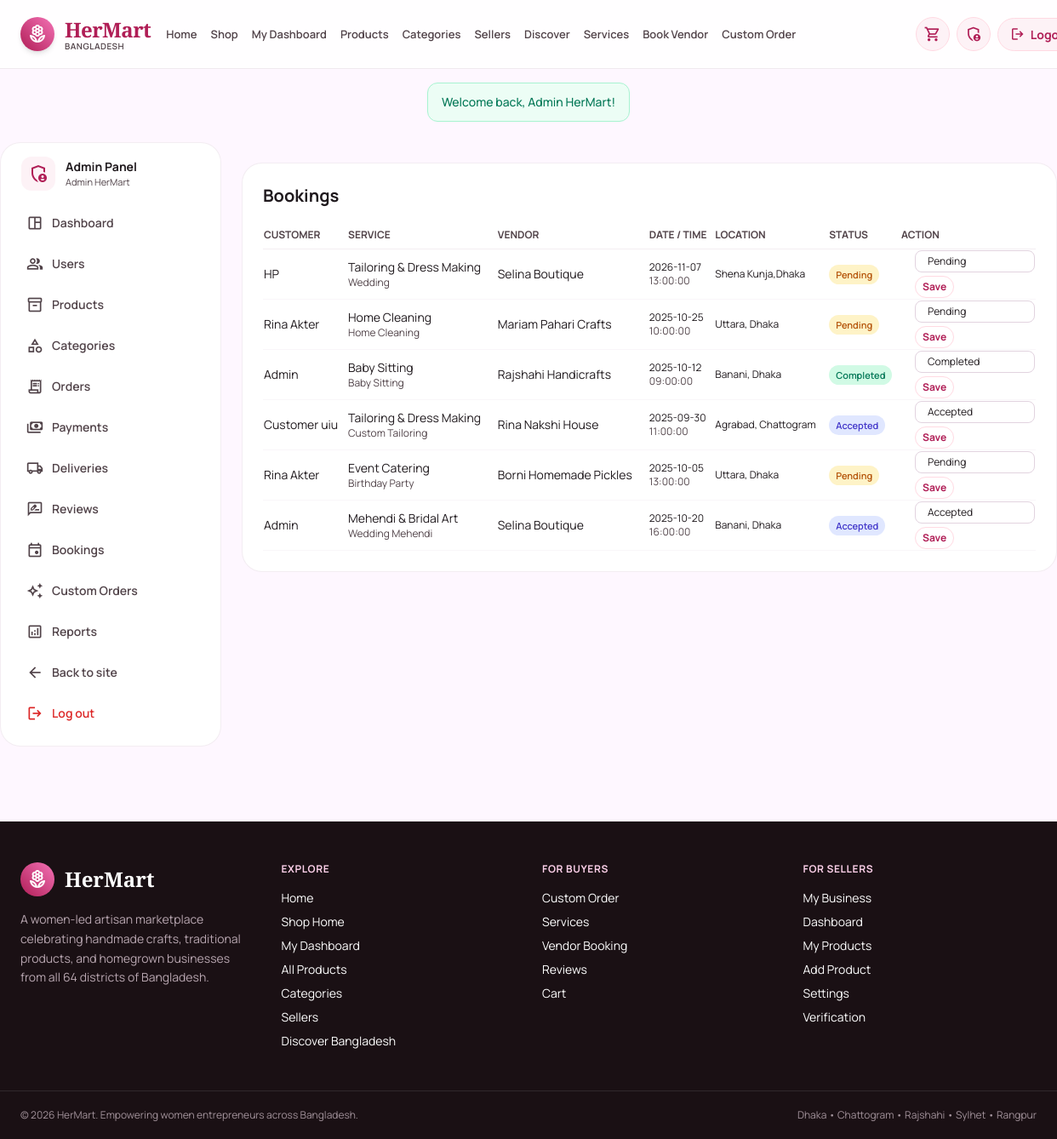
Page /admin/bookings.php (signed in) on the committed database.
### tables this page shows
CREATE TABLE `bookings` (
  `id` int(11) NOT NULL,
  `customer_id` int(11) DEFAULT NULL,
  `vendor_id` int(11) DEFAULT NULL,
  `service_id` int(11) DEFAULT NULL,
  `service_name` varchar(150) DEFAULT NULL,
  `event_type` varchar(120) DEFAULT NULL,
  `booking_date` date DEFAULT NULL,
  `booking_time` time DEFAULT NULL,
  `location` varchar(255) DEFAULT NULL,
  `notes` text DEFAULT NULL,
  `status` enum('pending','accepted','rejected','completed','cancelled') NOT NULL DEFAULT 'pending',
  `created_at` timestamp NOT NULL DEFAULT current_timestamp(),
  `updated_at` timestamp NOT NULL DEFAULT current_timestamp() ON UPDATE current_timestamp()
);

CREATE TABLE `users` (
  `id` int(11) NOT NULL,
  `name` varchar(120) NOT NULL,
  `email` varchar(150) NOT NULL,
  `phone` varchar(30) DEFAULT NULL,
  `password_hash` varchar(255) NOT NULL,
  `role` enum('customer','seller','admin') NOT NULL DEFAULT 'customer',
  `status` enum('active','inactive','suspended') NOT NULL DEFAULT 'active',
  `address` varchar(255) DEFAULT NULL,
  `profile_image` varchar(255) DEFAULT NULL,
  `created_at` timestamp NOT NULL DEFAULT current_timestamp(),
  `updated_at` timestamp NOT NULL DEFAULT current_timestamp() ON UPDATE current_timestamp()
);

CREATE TABLE `services` (
  `id` int(11) NOT NULL,
  `name` varchar(150) NOT NULL,
  `category` varchar(80) DEFAULT NULL,
  `base_price` decimal(10,2) NOT NULL DEFAULT 0.00,
  `description` text DEFAULT NULL,
  `status` enum('active','inactive') NOT NULL DEFAULT 'active',
  `created_at` timestamp NOT NULL DEFAULT current_timestamp()
);

CREATE TABLE `businesses` (
  `id` int(11) NOT NULL,
  `owner_id` int(11) DEFAULT NULL,
  `shop_name` varchar(150) NOT NULL,
  `description` text DEFAULT NULL,
  `category_id` int(11) DEFAULT NULL,
  `location_id` int(11) DEFAULT NULL,
  `division` varchar(60) DEFAULT NULL,
  `district` varchar(80) DEFAULT NULL,
  `upazila` varchar(80) DEFAULT NULL,
  `address` varchar(255) DEFAULT NULL,
  `phone` varchar(30) DEFAULT NULL,
  `facebook` varchar(255) DEFAULT NULL,
  `online_shop` varchar(255) DEFAULT NULL,
  `profile_image` varchar(255) DEFAULT NULL,
  `cover_image` varchar(255) DEFAULT NULL,
  `rating` decimal(3,2) NOT NULL DEFAULT 0.00,
  `verified` tinyint(1) NOT NULL DEFAULT 0,
  `status` enum('active','inactive','suspended') NOT NULL DEFAULT 'active',
  `created_at` timestamp NOT NULL DEFAULT current_timestamp(),
  `updated_at` timestamp NOT NULL DEFAULT current_timestamp() ON UPDATE current_timestamp()
);

### includes/db.php (called while the page is built, shortened)
<?php
$host = DB_HOST;
$user = DB_USER;
$pass = DB_PASS;
$db   = DB_NAME;
$port = DB_PORT;
$conn = @new mysqli($host, $user, $pass, $db, $port);
$db_ready = !$conn->connect_error;
function db_select($sql, $types = '', $params = []) {
    global $conn, $db_ready;
    $stmt = $conn->prepare($sql);
    if (!$stmt->execute()) {
        error_log('[HerMart] db_select execute failed: ' . $stmt->error . ' | SQL: ' . $sql);
        $stmt->close();
        return [];
    }
    $res = $stmt->get_result();
    $rows = $res ? $res->fetch_all(MYSQLI_ASSOC) : [];
    return $rows;
}
function h($str) {
    return htmlspecialchars((string)$str, ENT_QUOTES, 'UTF-8');
}

### includes/functions.php (called while the page is built, shortened)
<?php
require_once __DIR__ . '/db.php';
function status_pill_class($status, $type = 'order') {
    if ($type === 'booking') {
        return match($status) {
            'pending'   => 'bg-amber-100 text-amber-700',
            'accepted'  => 'bg-indigo-100 text-indigo-700',
            'rejected'  => 'bg-red-100 text-red-700',
            'completed' => 'bg-emerald-100 text-emerald-700',
            'cancelled' => 'bg-red-100 text-red-700',
            default     => 'bg-gray-100 text-gray-700',
        };
    }
    return 'bg-gray-100 text-gray-700';
}
function format_status_label($status) {
    return h(ucwords(str_replace('_', ' ', (string)$status)));
}
    ?>

### admin/bookings.php (the view, shortened to what this page needs)
<?php
$rows = db_select(
    "SELECT b.*, sv.name AS service_name, u.name AS customer_name, biz.shop_name AS vendor_name
     FROM bookings b
     LEFT JOIN services   sv  ON sv.id  = b.service_id
     LEFT JOIN users      u   ON u.id   = b.customer_id
     LEFT JOIN businesses biz ON biz.id = b.vendor_id
     ORDER BY b.id DESC LIMIT 100"
);
include __DIR__ . '/../includes/header.php';
include __DIR__ . '/_layout_top.php';
?>
<section class="hm-container py-6">
  <div class="bg-white rounded-3xl border border-outline/40 p-6">
    <h2 class="font-bold text-xl mb-4">Bookings</h2>
    <?php if (empty($rows)): ?>
      <p class="text-sm text-on-surface-variant py-8 text-center">No bookings yet.</p>
    <?php else: ?>
      <table class="w-full text-sm">
        <thead class="text-left text-xs uppercase text-on-surface-variant border-b border-outline/40">
          <tr>
            <th class="py-2">Customer</th>
            <th>Service</th>
            <th>Vendor</th>
            <th>Date / Time</th>
            <th>Location</th>
            <th>Status</th>
            <th>Action</th>
          </tr>
        </thead>
        <tbody>
          <?php foreach ($rows as $r): ?>
            <tr class="border-b border-outline/20">
              <td class="py-2"><?= h($r['customer_name']) ?></td>
              <td><?= h($r['service_name'] ?: $r['service_name'] ?? '—') ?><div class="text-xs text-on-surface-variant"><?= h($r['event_type']) ?></div></td>
              <td><?= h($r['vendor_name']) ?></td>
              <td class="text-xs"><?= h($r['booking_date']) ?><div class="text-on-surface-variant"><?= h($r['booking_time']) ?></div></td>
              <td class="text-xs"><?= h($r['location']) ?></td>
              <td><span class="px-2 py-1 rounded-full text-[11px] font-semibold <?= status_pill_class($r['status'], 'booking') ?>"><?= format_status_label($r['status']) ?></span></td>
              <td>
                <div class="admin-actions">
                  <form method="post">
                    <select name="status" class="hm-input text-xs py-1">
                      <?php foreach (['pending','accepted','rejected','completed','cancelled'] as $s): ?>
                        <option value="<?= $s ?>" <?= $r['status'] === $s ? 'selected' : '' ?>><?= ucfirst($s) ?></option>
                      <?php endforeach; ?>
                    </select>
                    <button class="hm-btn hm-btn-outline py-1 px-2 text-xs mt-1">Save</button>
                  </form>
                </div>
              </td>
            </tr>
          <?php endforeach; ?>
        </tbody>
      </table>
    <?php endif; ?>
  </div>
</section>
<?php
include __DIR__ . '/_layout_bottom.php';
include __DIR__ . '/../includes/footer.php';
?>

### assets/css/style.css (style rules this page uses)
html { scroll-behavior: smooth; }
body { -webkit-font-smoothing: antialiased; -moz-osx-font-smoothing: grayscale; font-family: 'Manrope', sans-serif; color: #201a1e; background: #fef7ff; }
button, .hm-btn { border-radius: 9999px; font-family: inherit; }
.hm-btn { display: inline-flex; align-items: center; justify-content: center; gap: 8px; padding: 11px 22px; border-radius: 9999px; font-weight: 700; font-size: 14px; border: 1px solid transparent; cursor: pointer; text-decoration: none; transition: all 0.15s ease; white-space: nowrap; line-height: 1.2; }
.admin-actions { display:flex; flex-direction:column; gap:0.5rem; align-items:flex-end; }
.admin-actions form { display:block; margin:0; }
.admin-actions .hm-btn, .admin-actions button, .admin-actions .hm-select { width:auto; }
.hm-btn-outline { background: transparent; color: #b01e56; border-color: #ffd9e2; }
.hm-input, .hm-select, .hm-textarea { width: 100%; padding: 11px 14px; border-radius: 0.5rem; border: 1px solid #e2d3df; background: #fff; color: #201a1e; font-size: 14px; font-family: inherit; transition: all 0.15s ease; }

### admin/_layout_top.php (style rules this page uses)
.admin-actions { display:flex; flex-direction:column; gap:0.5rem; align-items:flex-end; }
.admin-actions form { display:block; margin:0; }
.admin-actions .hm-btn, .admin-actions button, .admin-actions .hm-select { width:auto; }
@media (min-width:1024px) { .admin-actions { align-items:flex-end; } }

### rows in the picture
bookings: customer.name "HP", service.name "Tailoring & Dress Making", event_type "Wedding", vendor.shop_name "Selina Boutique", booking_date "2026-11-07", booking_time "13:00:00", location "Shena Kunja,Dhaka", status "Pending"
bookings: customer.name "Rina Akter", service.name "Home Cleaning", event_type "Home Cleaning", vendor.shop_name "Mariam Pahari Crafts", booking_date "2025-10-25", booking_time "10:00:00", location "Uttara, Dhaka", status "Pending"
bookings: customer.name "Admin", service.name "Baby Sitting", event_type "Baby Sitting", vendor.shop_name "Rajshahi Handicrafts", booking_date "2025-10-12", booking_time "09:00:00", location "Banani, Dhaka", status "Completed"
bookings: customer.name "Customer uiu", service.name "Tailoring & Dress Making", event_type "Custom Tailoring", vendor.shop_name "Rina Nakshi House", booking_date "2025-09-30", booking_time "11:00:00", location "Agrabad, Chattogram", status "Accepted"
bookings: customer.name "Rina Akter", service.name "Event Catering", event_type "Birthday Party", vendor.shop_name "Borni Homemade Pickles", booking_date "2025-10-05", booking_time "13:00:00", location "Uttara, Dhaka", status "Pending"
bookings: customer.name "Admin", service.name "Mehendi & Bridal Art", event_type "Wedding Mehendi", vendor.shop_name "Selina Boutique", booking_date "2025-10-20", booking_time "16:00:00", location "Banani, Dhaka", status "Accepted"

### other values in the picture
$flash['message'] "Welcome back, Admin HerMart!"
$_SESSION['user']['name'] "Admin HerMart"
$l['label'] "Dashboard"
$l['label'] "Users"
$l['label'] "Products"
$l['label'] "Categories"
$l['label'] "Orders"
$l['label'] "Payments"
$l['label'] "Deliveries"
$l['label'] "Reviews"
$l['label'] "Bookings"
$l['label'] "Custom Orders"
$l['label'] "Reports"
